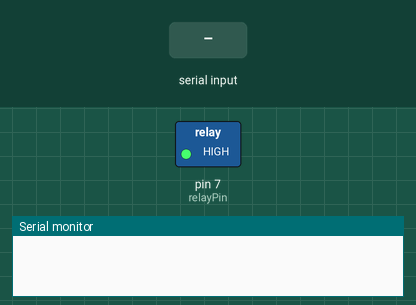
Bench run of a sketch on a simulated Arduino Uno, built with avr-gcc and run on an emulated ATmega328P. On the bench: switched loads named in the sketch (green lamp = pin HIGH), the last lines printed to the serial monitor. Dashed ring = blinking. Inputs (shaded band) come from the test bench.

Above: at 1.2 s.
1.3 s: "BLINK\n" received over the second serial link
At 1.74 s:
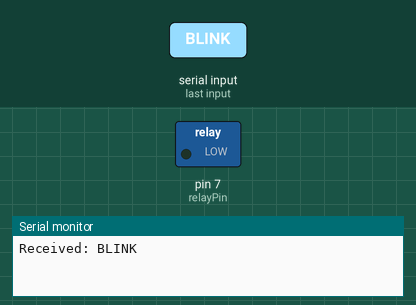
4.3 s: "ON\n" received over the second serial link
At 4.7 s:
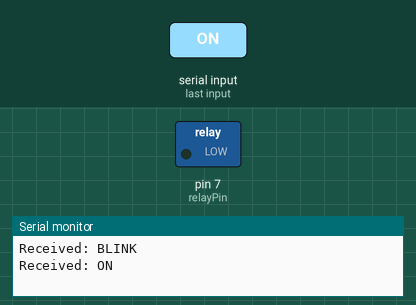
5.8 s: "OFF\n" received over the second serial link
At 7.0 s:
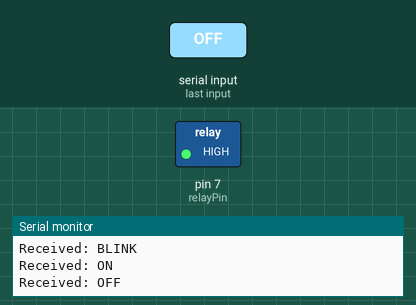
Timing chart, 0 to 8.8 s (numbered marks = the images above; inputs shaded):
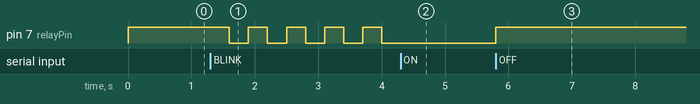

Measured:
- after the input at 1.3 s, pin 7 (relayPin): alternates HIGH for 0.30 s and LOW for 0.30 s, starting after 0.30 s
- after the input at 4.3 s, pin 7 (relayPin): stops changing and stays LOW
- after the input at 5.8 s, pin 7 (relayPin): LOW → HIGH at once

The sketch:

light_control.ino
```cpp
#include <SoftwareSerial.h>

SoftwareSerial BT(10, 11); // HC-05: TX=10, RX=11

const int relayPin = 7;
const bool relayActiveLow = true;

bool blinking = false;
unsigned long prevMillis = 0;
int blinkState = 0;

void relayOn() {
  if (relayActiveLow) digitalWrite(relayPin, LOW);
  else digitalWrite(relayPin, HIGH);
}

void relayOff() {
  if (relayActiveLow) digitalWrite(relayPin, HIGH);
  else digitalWrite(relayPin, LOW);
}

void setup() {
  pinMode(relayPin, OUTPUT);

  BT.begin(9600);
  Serial.begin(9600);

  relayOff();
}

void loop() {
  // ---------------------------
  //   READ BLUETOOTH COMMANDS
  // ---------------------------
  if (BT.available()) {
    String cmd = BT.readStringUntil('\n');
    cmd.trim();
    cmd.toUpperCase();

    Serial.println("Received: " + cmd);

    if (cmd == "ON") {
      blinking = false;
      relayOn();
    }
    else if (cmd == "OFF") {
      blinking = false;
      relayOff();
    }
    else if (cmd == "BLINK") {
      blinking = true;
      prevMillis = millis(); // reset timer
    }
  }

  // ---------------------------
  //      NON-BLOCKING BLINK
  // ---------------------------
  if (blinking) {
    unsigned long now = millis();

    if (now - prevMillis >= 300) {  // blink every 300 ms
      prevMillis = now;

      if (blinkState == 0) {
        relayOn();
        blinkState = 1;
      } else {
        relayOff();
        blinkState = 0;
      }
    }
  }
}
```
